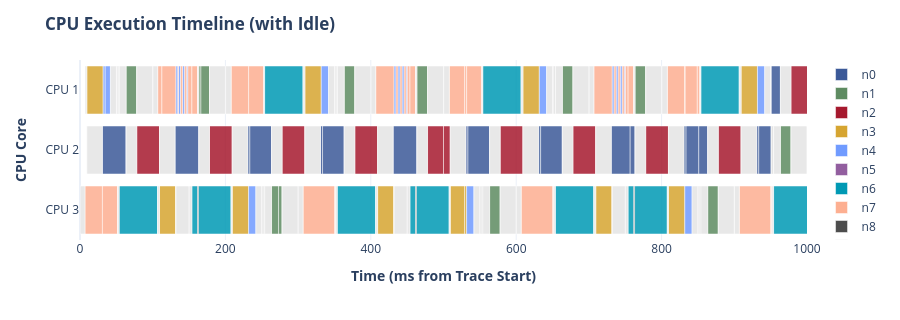
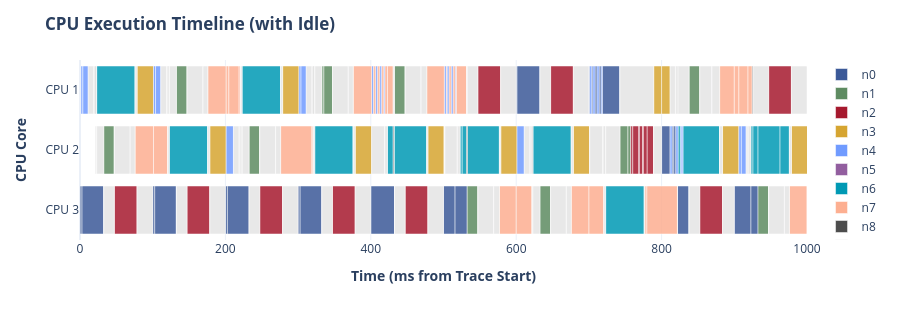
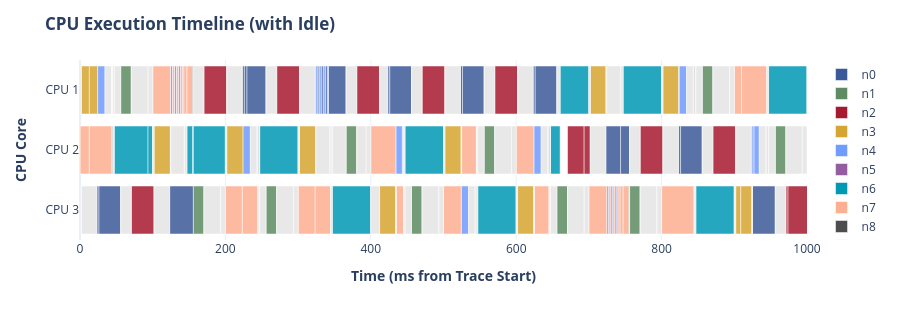
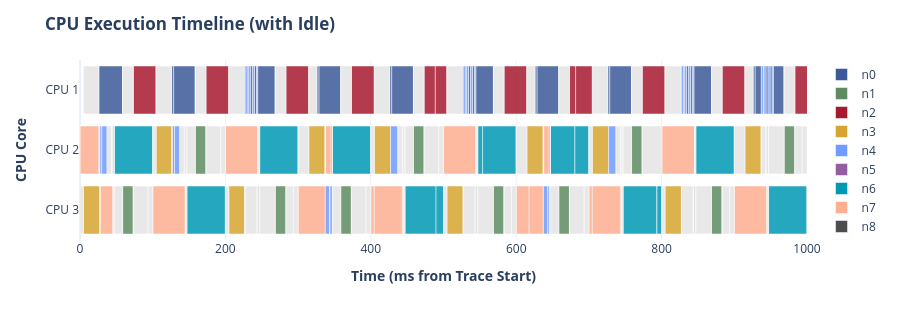

Notebook cell for these charts, in order:
### Code cell
# 1. 绘制甘特图
fig_gantt_CIE_FIFO_IPC = generate_execution_gantt(
    preempt_csv = "typical/CIE_FIFO_IPC/feedback_u70_m3_ms05_s20632672_135004_preempt.csv",
    timeline_csv = "typical/CIE_FIFO_IPC/feedback_u70_m3_ms05_s20632672_135004_timeline.csv",
    zoom_window_ms=[0, 1000])

fig_gantt_CIE_FIFO_noIPC = generate_execution_gantt(
    preempt_csv = "typical/CIE_FIFO_!IPC/feedback_u70_m3_ms05_s20632672_133705_preempt.csv",
    timeline_csv = "typical/CIE_FIFO_!IPC/feedback_u70_m3_ms05_s20632672_133705_timeline.csv",
    zoom_window_ms=[0, 1000])

fig_gantt_CIE_RR_IPC = generate_execution_gantt(
    preempt_csv = "typical/CIE_RR_IPC/feedback_u70_m3_ms05_s20632672_135906_preempt.csv",
    timeline_csv = "typical/CIE_RR_IPC/feedback_u70_m3_ms05_s20632672_135906_timeline.csv",
    zoom_window_ms=[0, 1000])

fig_gantt_CIE_RR_noIPC = generate_execution_gantt(
    preempt_csv = "typical/CIE_RR_!IPC/feedback_u70_m3_ms05_s20632672_135045_preempt.csv",
    timeline_csv = "typical/CIE_RR_!IPC/feedback_u70_m3_ms05_s20632672_135045_timeline.csv",
    zoom_window_ms=[0, 1000])

fig_gantt_CIE_OTHER_IPC = generate_execution_gantt(
    preempt_csv = "typical/CIE_OTHER_IPC/feedback_u70_m3_ms05_s20632672_140406_preempt.csv",
    timeline_csv = "typical/CIE_OTHER_IPC/feedback_u70_m3_ms05_s20632672_140406_timeline.csv",
    zoom_window_ms=[0, 1000])

fig_gantt_CIE_OTHER_noIPC = generate_execution_gantt(
    preempt_csv = "typical/CIE_OTHER_!IPC/feedback_u70_m3_ms05_s20632672_141144_preempt.csv",
    timeline_csv = "typical/CIE_OTHER_!IPC/feedback_u70_m3_ms05_s20632672_141144_timeline.csv",
    zoom_window_ms=[0, 1000])

fig_gantt_MTE_IPC = generate_execution_gantt(
    preempt_csv = "typical/MTE_IPC/feedback_u70_m3_ms05_s20632672_141727_preempt.csv",
    timeline_csv = "typical/MTE_IPC/feedback_u70_m3_ms05_s20632672_141727_timeline.csv",
    zoom_window_ms=[0, 1000])

fig_gantt_MTE_noIPC = generate_execution_gantt(
    preempt_csv = "typical/MTE_!IPC/feedback_u70_m3_ms05_s20632672_142400_preempt.csv",
    timeline_csv = "typical/MTE_!IPC/feedback_u70_m3_ms05_s20632672_142400_timeline.csv",
    zoom_window_ms=[0, 1000])

fig_gantt_FINS_1ms = generate_execution_gantt(
    preempt_csv = "typical/result_1ms/feedback_u70_m3_ms05_s20632672_142727_preempt.csv",
    timeline_csv = "typical/result_1ms/feedback_u70_m3_ms05_s20632672_142727_timeline.csv",
    zoom_window_ms=[0, 1000])

# 100ms
# feedback_u70_m3_ms05_s20632672_000343_preempt.csv
# feedback_u70_m3_ms05_s20632672_000343_timeline.csv
fig_gantt_FINS_100ms = generate_execution_gantt(
    preempt_csv = "typical/result_100ms/feedback_u70_m3_ms05_s20632672_000343_preempt.csv",
    timeline_csv = "typical/result_100ms/feedback_u70_m3_ms05_s20632672_000343_timeline.csv",
    zoom_window_ms=[0, 1000])

fig_gantt_FINS_1000ms = generate_execution_gantt(
    preempt_csv = "typical/result_1000ms/feedback_u70_m3_ms05_s20632672_215849_preempt.csv",
    timeline_csv = "typical/result_1000ms/feedback_u70_m3_ms05_s20632672_215849_timeline.csv",
    zoom_window_ms=[0, 1000])

fig_gantt_CIE_FIFO_IPC.show()
fig_gantt_CIE_FIFO_noIPC.show()
fig_gantt_CIE_RR_IPC.show()
fig_gantt_CIE_RR_noIPC.show()
fig_gantt_CIE_OTHER_IPC.show()
fig_gantt_CIE_OTHER_noIPC.show()
fig_gantt_MTE_IPC.show()
fig_gantt_MTE_noIPC.show()
fig_gantt_FINS_1ms.show()
fig_gantt_FINS_100ms.show()
fig_gantt_FINS_1000ms.show()
